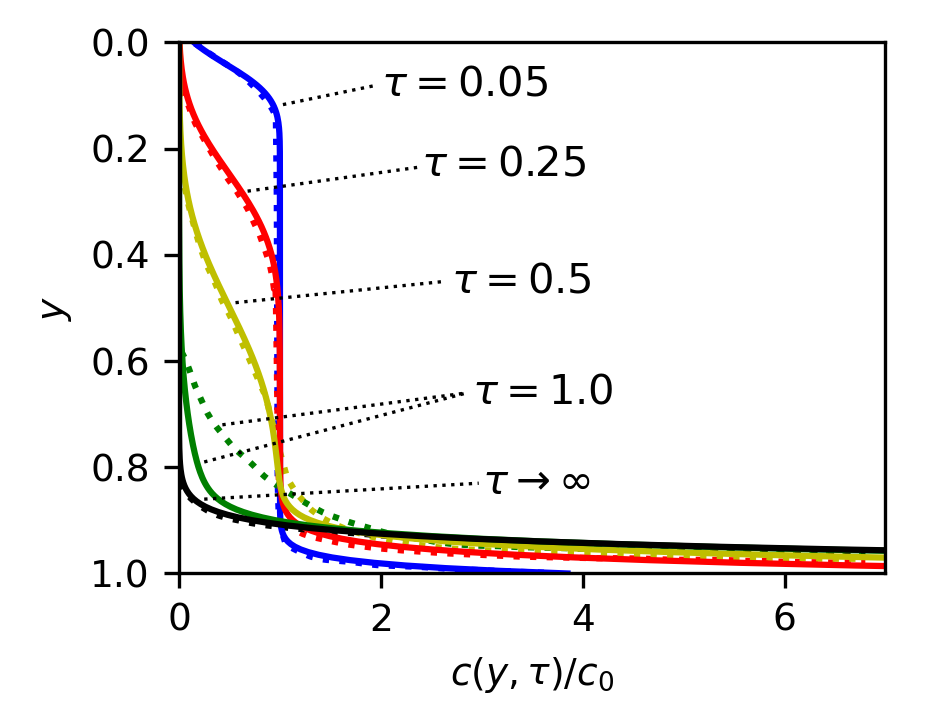

This figure's Python source:
#!/usr/bin/env python3
# -*- coding: utf-8 -*-
"""
FIGURE. Comparison between the curves plotted in Figure 1 of the original 
work by Mason & Weaver [1] and those obtained with the present algorithm.

[1] Max Mason, Warren Weaver,
    "The Settling of Small Particles in a Fluid",
    Phys. Rev. 1924, 23, 412
"""

DRAFT = True


#%% Import 
import csv
from matplotlib import pyplot as plt
import numpy as np

import sys
sys.path.append('..') # make masonweaver_analytic available here

from masonweaver_analytic import MW_adim


#%% Set formatting for Figure plots

from matplotlib import rcParams
rcParams['axes.labelsize'] = 9
rcParams['xtick.labelsize'] = 9
rcParams['ytick.labelsize'] = 9
rcParams['legend.fontsize'] = 9
rcParams['figure.figsize'] = (3.149, 2.362) # 80mm x 50mm
rcParams['figure.subplot.left'] = 0.19  
rcParams['figure.subplot.right'] = 0.94    
rcParams['figure.subplot.bottom'] = 0.19
rcParams['figure.subplot.top'] = 0.94


#%% Read and process the CSV file extracted from Fig. 1,  Mason&Weaver 1924
#   using the Engauge software

f = open('MasonWeaver1924_Fig1_digitized/Fig_1.csv', 'r')

raw_data = []
with f:
    reader = csv.reader(f, delimiter=",")
    for row in reader:
        raw_data.append(row)

x =[]
c0=[]
c1=[]
c2=[]
c3=[]
c4=[]
        
for i in range(1, len(raw_data)):    
    x.append(float(raw_data[i][0]))
    c0.append(float(raw_data[i][1]))  
    c1.append(float(raw_data[i][2]))
    c2.append(float(raw_data[i][3]))
    c3.append(float(raw_data[i][4]))
    c4.append(float(raw_data[i][5]))


#%% Set parameters to go with Mason&Weaver 1924 and present evaluation

ny = 200 # Define 1D domain with nx solution points
y = np.linspace(0.0, 1.0, ny)

alpha = 0.025 # Value for Figure 1 in M&W 1924


#%% Compute adimensional solution using MW_adim

c0_th = MW_adim(y, 0.05, alpha)
c1_th = MW_adim(y, 0.25, alpha)
c2_th = MW_adim(y, 0.5, alpha)
c3_th = MW_adim(y, 1., alpha)
c4_th = MW_adim(y, None, alpha) # tau = None evaluates stead-state solution


#%% Plot


plt.figure(1)
plt.clf()
ax = plt.gca()
plt.plot(x[:110],c0[:110],':b')
plt.plot(x,c1,':r')
plt.plot(x,c2,':y')
plt.plot(x,c3,':g')
plt.plot(x,c4,':k')
plt.plot(c0_th,y,'b')
plt.plot(c1_th,y,'r')
plt.plot(c2_th,y,'y')
plt.plot(c3_th,y,'g')
plt.plot(c4_th,y,'k')
plt.ylim(1,0)
plt.xlim(0,7)

# annotation
ax.text(2.0, 0.10, '$\\tau = 0.05$')
plt.plot([1.03, 1.97], [0.117, 0.08], 'k:', linewidth=0.8)
ax.text(2.4, 0.25, '$\\tau = 0.25$')
plt.plot([0.68, 2.37], [0.280, 0.235], 'k:', linewidth=0.8)
ax.text(2.7, 0.47, '$\\tau = 0.5$')
plt.plot([0.56, 2.63], [0.49, 0.45], 'k:', linewidth=0.8)
ax.text(2.9, 0.68, '$\\tau = 1.0$')
plt.plot([0.43, 2.85], [0.72, 0.66], 'k:', linewidth=0.8)
plt.plot([0.25, 2.85], [0.79, 0.66], 'k:', linewidth=0.8)
ax.text(3.0, 0.85, '$\\tau \\rightarrow \\infty$')
plt.plot([0.25, 2.97], [0.860, 0.83], 'k:', linewidth=0.8)

# plt.legend()
plt.xlabel(r'$c(y, \tau)/c_0$')
plt.ylabel(r'$y$')

if not DRAFT:
    plt.savefig('FIG_MW1924_Comparison.png', dpi=300)

plt.show()

